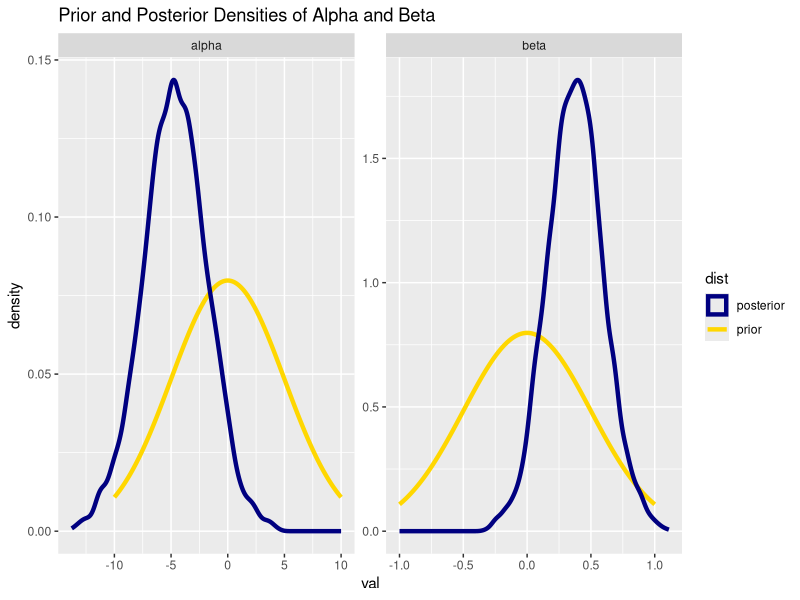

The R source for this figure:
## ---- chunk 1
knitr::opts_chunk$set(echo = TRUE)
## ---- chunk 2
library(MASS)
inv = solve
nest = read.table("msparrownest.dat")
S = 10000
burnin=5000
y = nest[, 1]
n = length(y)
x = cbind(rep(1, n), nest[, 2])
# a fair proposal distribution 
prop =  inv(t(x) %*% x)
# Prior
mean_theta = c(0, 0)
sd_theta = sqrt(c(25, 0.25))
a = numeric(S + burnin)
b = numeric(S + burnin)
accpt = 0
theta = c(0, 0)
ratio = function(x, y, theta) {
  p = exp(x %*% theta) / (1 + exp(x %*% theta))
  sum(dbinom(y, 1, p, log = TRUE))+sum(dnorm(theta, mean_theta, sd_theta, log = TRUE))
}
for (i in 1:(S + burnin)) {
  theta_star = mvrnorm(1, theta, prop)
  log_mh = ratio(x, y, theta_star) -ratio(x, y, theta)

  if (log(runif(1)) < log_mh) {
    theta = theta_star
    if (i > burnin) {
      accpt = accpt + 1
    }
  }
  a[i] = theta[1]
  b[i] = theta[2]
}
a = a[burnin:length(a)]
b = b[burnin:length(b)]
accpt / S
## ---- chunk 3
library(ggplot2)
a_prior = data.frame(
  val = seq(-10, 10, length.out = 1000),
  density = dnorm(seq(-10, 10, length.out = 1000), 0, 5),
  var = 'alpha', dist = 'prior'
)
b_prior = data.frame(
  val = seq(-1, 1, length.out = 1000),
  density = dnorm(seq(-1, 1, length.out = 1000), 0, 0.5),
  var = 'beta', dist = 'prior'
)

a_post = data.frame(
  val = a, var = 'alpha', dist = 'posterior')
b_post = data.frame(
  val = b, var = 'beta', dist = 'posterior')
priors = rbind(a_prior, b_prior)
posts = rbind(a_post, b_post)

ggplot(priors, aes(x = val, y = density, color = dist)) +
  geom_line(size=1.5) +
  geom_density(data=posts, mapping = aes(x = val, y = ..density..),size=1.5) +
  facet_wrap(~ var,scales = 'free')+
  scale_color_manual(values=c("navy", "gold"))+
  ggtitle("Prior and Posterior Densities of Alpha and Beta")
